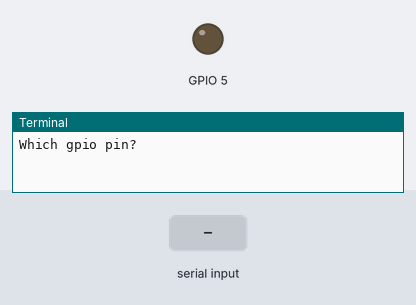
Recording of a program running on a simulated Raspberry Pi (BCM pin numbers). On the bench: output pins drawn as LEDs (lit = HIGH), the last lines printed to the terminal. The test bench sets the inputs (shaded band).

Above: at 1.2 s.
1.3 s: "5" typed at the terminal
At 3.1 s:
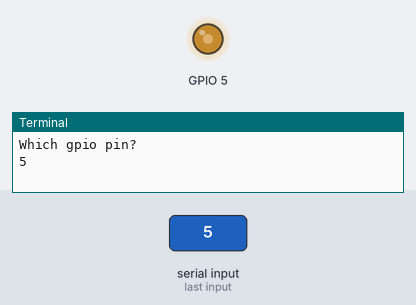
At 4.1 s:
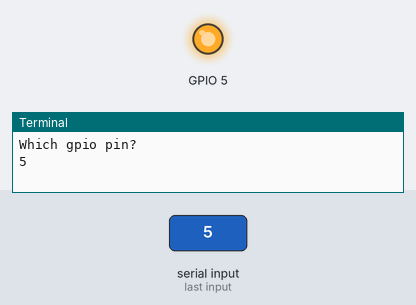
Timing chart, 0 to 10.3 s (numbered marks = the images above; inputs shaded):
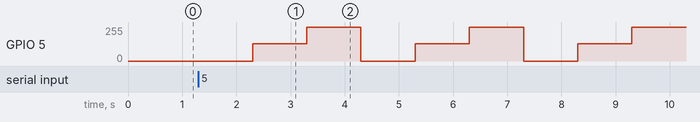

Measured:
- after the input at 1.3 s, GPIO 5: 0/255 → 128/255 after 1.0 s, then repeats every 3.0 s: 255/255 1.0 s, 0/255 1.0 s, 128/255 1.0 s

The program:

led_brightness_basic.py
```python
"""
Web : https://gpiozero.readthedocs.io/en/v1.3.1/recipes.html#led-with-variable-brightness
Usage : python led_brightness_basic.py
"""
from gpiozero import PWMLED
from time import sleep
from sys import exit
import signal

try:
	gpio_pin_num = int(raw_input("Which gpio pin?"))
except ValueError:
	print "Oops! That was no valid number. Try again.."
	exit()

led = PWMLED(gpio_pin_num)

try:
	while True:
		led.value = 0  # off
		sleep(1)
		led.value = 0.5  # half brightness
		sleep(1)
		led.value = 1  # full brightness
		sleep(1)
except KeyboardInterrupt:
	pass
finally:
        print("Handling Ctrl+C")
```
